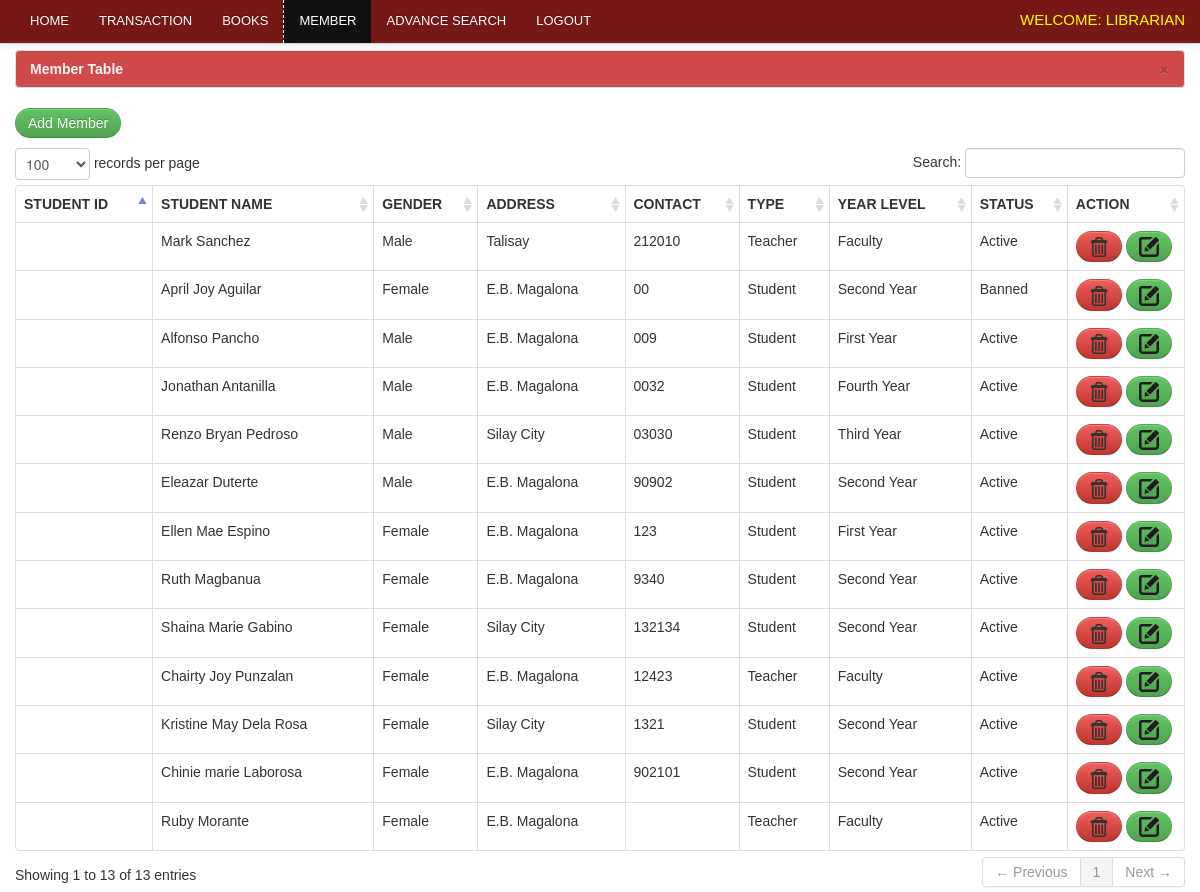
The page /librarian/member.php (signed in) on the database as committed earlier.
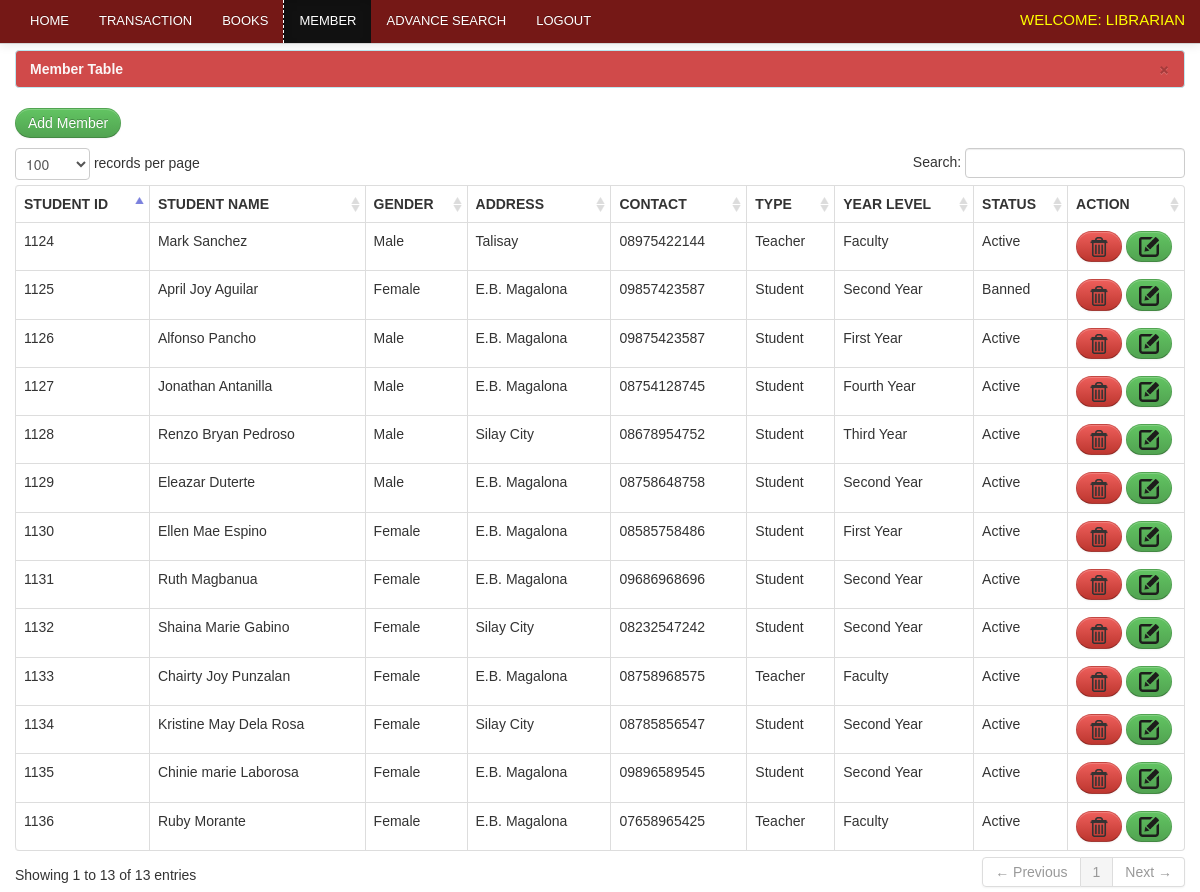
The same page on the database as committed later.
### tables this page shows
CREATE TABLE IF NOT EXISTS `member` (
  `member_id` int(11) NOT NULL AUTO_INCREMENT,
  `student_id` varchar(10) NOT NULL,
  `firstname` varchar(100) NOT NULL,
  `lastname` varchar(100) NOT NULL,
  `gender` varchar(10) NOT NULL,
  `address` varchar(100) NOT NULL,
  `contact` varchar(100) NOT NULL,
  `type` varchar(100) NOT NULL,
  `year_level` varchar(100) NOT NULL,
  `status` varchar(100) NOT NULL,
  PRIMARY KEY (`member_id`)
);

### librarian/member.php (the view, shortened to what this page needs)
<?php include('header.php'); ?>
<?php include('navbar_member.php'); ?>
    <div class="container">
		<div class="margin-top">
			<div class="row">
			<div class="span12">
			   <div class="alert alert-info">
                                    <button type="button" class="close" data-dismiss="alert">&times;</button>
                                    <strong>Member Table</strong>
                                </div>
                            <table cellpadding="0" cellspacing="0" border="0" class="table  table-bordered" id="example">
								<p><a href="add_member.php" class="btn btn-success">Add Member</a></p>
                                <thead>
                                    <tr>
                                        <th>Student ID</th>
                                        <th>Student Name</th>
                                        <th>Gender</th>
										<th>Address</th>
										<th>Contact</th>
										<th>Type</th>
										<th>Year level</th>
										<th>Status</th>
										<th>Action</th>
                                    </tr>
                                </thead>
                                <tbody>
                                  <?php  $user_query=mysql_query("select * from member")or die(mysql_error());
									while($row=mysql_fetch_array($user_query)){
									$id=$row['member_id'];  ?>
									<tr class="del<?php echo $id ?>">
									<td><?php echo $row['student_id']; ?> </td>
                                    <td><?php echo $row['firstname']." ".$row['lastname']; ?></td>
                                    <td><?php echo $row['gender']; ?> </td>
                                    <td><?php echo $row['address']; ?> </td>
                                    <td><?php echo $row['contact']; ?></td>
									<td><?php echo $row['type']; ?></td>
									<td><?php echo $row['year_level']; ?></td>
									<td><?php echo $row['status']; ?></td>
                                    <td width="100">
                                        <a rel="tooltip"  title="Delete" id="<?php echo $id; ?>" href="#delete_student<?php echo $id; ?>" data-toggle="modal"    class="btn btn-danger"><span><img src="../LMS/del.png" style="width: 20px; height= 20px; "></span></a>
										<a  rel="tooltip"  title="Edit" id="e<?php echo $id; ?>" href="edit_member.php<?php echo '?id='.$id; ?>" class="btn btn-success"><span><img src="../LMS/edit.png" style="width: 20px; height= 20px; "></span></a>
                                    </td>
                                    </tr>
									<?php  }  ?>
                                </tbody>
                            </table>
			</div>
			</div>
		</div>
    </div>
<?php include('footer.php') ?>

### librarian/header.php (shortened to what this page needs)
<!DOCTYPE html>
<html>
<head>
			<link href="../css/bootstrap.css" rel="stylesheet" media="screen">
			<link href="../css/bootstrap-responsive.css" rel="stylesheet" media="screen">
			<link href="../css/docs.css" rel="stylesheet" media="screen">
			<link href="../css/diapo.css" rel="stylesheet" media="screen">
			<link href="../css/font-awesome.css" rel="stylesheet" media="screen">
			<link rel="stylesheet" type="text/css" href="../css/style.css" />
			<link rel="stylesheet" type="text/css" href="../css/DT_bootstrap.css" />
			<link rel="stylesheet" type="text/css" media="print" href="../css/print.css" />
        <link href="../css/datepicker.css" rel="stylesheet" type="text/css" />
</head>
<body>

### librarian/navbar_member.php (shortened to what this page needs)
 <div class="navbar navbar-fixed-top navbar-inverse">
       <div class="navbar-inner">
           <div class="container">
               <div class="nav-collapse collapse">
<ul class="nav">
<li><a href="dashboard.php">Home</a></li>
<?php
 include('dropdown.php');
?>
<li><a href="books.php">Books</a></li>
<li class="active"><a href="member.php">Member</a></li>
<li><a href="#myModal" data-toggle="modal">Advance Search</a></li>
<li><a href="logout.php">Logout</a></li>
</ul>
 <div class="pull-right">
	<div class="admin">Welcome: Librarian</div>
                </div>
               </div>
           </div>
       </div>
   </div>

### librarian/dropdown.php (shortened to what this page needs)
<li>
<a href="borrow.php"  data-toggle="dropdown" >Transaction</a>
</li>

### librarian/footer.php (shortened to what this page needs)
        <link href="vendors/chosen.min.css" rel="stylesheet" media="screen">
		<link href="vendors/uniform.default.css" rel="stylesheet" media="screen">
</body>
</html>

### css/docs.css (style rules this page uses)
body { font-family:'TR Century Gothic',Helvetica,Arial,sans-serif !important; }
.btn { border-radius: 25px !important; }
.alert { text-shadow: none; }
th { text-transform:uppercase; }
.nav li a { text-transform:uppercase; }
.admin { color: yellow; font-size: 15px; margin-top: 10px; text-transform: uppercase; }
.margin-top { margin-top:50px; }
body { background: url(../img/grid_noise.png); position: relative; }
body > .navbar { font-size: 13px; }

### css/print.css (style rules this page uses)
.navbar { display:none; }
th { text-align:left; }
td { text-align:left; border-top:1px solid; padding:2px; }
.btn { display:none; }
.alert { display:none; }
body { font-family:arial; font-size:13px; }
.nav { display:none; }
span { text-transform:uppercase; }

Rows that differ between the two databases and show on the page:
changed member "Mark": student (not shown) → "1124"; contact "212010" → "08975422144"
changed member "April Joy": student (not shown) → "1125"; contact "00" → "09857423587"
changed member "Alfonso": student (not shown) → "1126"; contact "009" → "09875423587"
changed member "Jonathan": student (not shown) → "1127"; contact "0032" → "08754128745"
changed member "Renzo Bryan": student (not shown) → "1128"; contact "03030" → "08678954752"
changed member "Eleazar": student (not shown) → "1129"; contact "90902" → "08758648758"
changed member "Ellen Mae": student (not shown) → "1130"; contact "123" → "08585758486"
changed member "Ruth": student (not shown) → "1131"; contact "9340" → "09686968696"
changed member "Shaina Marie": student (not shown) → "1132"; contact "132134" → "08232547242"
changed member "Chairty Joy": student (not shown) → "1133"; contact "12423" → "08758968575"
changed member "Kristine May": student (not shown) → "1134"; contact "1321" → "08785856547"
changed member "Chinie marie": student (not shown) → "1135"; contact "902101" → "09896589545"
changed member "Ruby": student (not shown) → "1136"; contact (not shown) → "07658965425"
